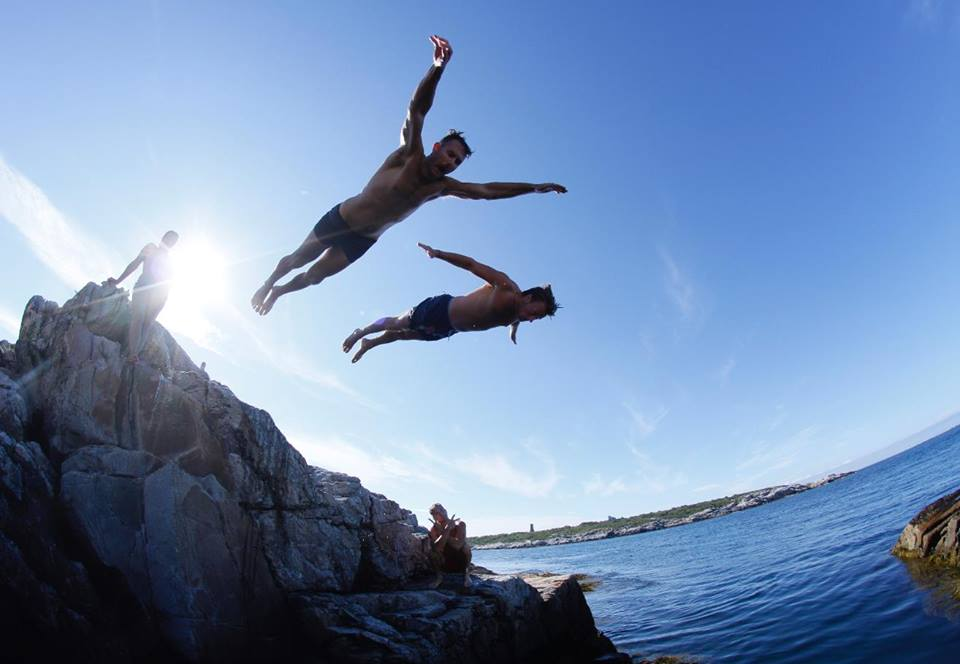
#> input picture pics/c3.jpg, 960 x 664 px
$ python remove.py --image pics/c3.jpg   (older library calls are emulated)
#> lines starting #> are read from the running program, lines starting #| are printed output that depends on the picture
### utils.py
from scipy.signal import convolve2d
from PIL import Image, ImageTk
from os import path
import numpy as np
import pickle
import cv2

############################################################
# Functions
############################################################

# [234 lines left out: functions backward_energy, carve, carve_seams, center, conv2, conv3 and 5 more, not called in this run]


def get_text_area(text, size, dtype, font=cv2.FONT_HERSHEY_SIMPLEX):
    """
    Given an input text area size, find optimal cv2 text size,
    and create new text area.

    text: text string
    size: tuple size of text area
    dtype: dtype of output text area image
    font: cv2 font type
    """
    h,w,d = 0,0,0
    text_area = None
    if len(size) == 2:
        h,w = size
        text_area = np.ones((h,w), dtype=dtype) * 255
    else:
        h,w,d = size
        text_area = np.ones((h,w,d), dtype=dtype) * 255

    # first determine a text size that fits
    sz = 1
    text_size = cv2.getTextSize(text, font, sz, 1)[0]
    while(text_size[0] >= w):
        sz -= 0.05
        text_size = cv2.getTextSize(text, font, sz, 1)[0]

    # now put text on image
    t_x = int((w-text_size[0])/2)
    t_y = int((h+text_size[1])/2)
    cv2.putText(text_area, text, (t_x,t_y), font,sz, (0,0,0), 1, cv2.LINE_AA)

    return text_area

# [163 lines left out: functions highlight, image_to_patches, insert, insert_seams, insert_val, L1 and 1 more, not called in this run]

def load_and_process_image(imagepath, max_height=400,
                            max_width=600, swap_channels=False):
    """
    Load and process an input image.

    imagepath: relative path to image file
    max_width: maximum desired width of output image
    max_height: maximum desired height of output image
    swap_channels: swap from BGR to RGB
    """
#> called with imagepath = 'pics/c3.jpg', max_height = 300, max_width = 500, swap_channels = False
    # Read in image
    image = np.array(cv2.imread(imagepath), dtype=np.uint8)
#> image is the input picture: shape (664, 960, 3); mean B, G, R 176.9, 139.7, 114

    # swap from BGR to RGB if necessary
    if swap_channels:
        b,g,r = cv2.split(image)
        image = cv2.merge([r,g,b])

    h,w,d = image.shape
#> h = 664; w = 960; d = 3

    if max_height == 0: max_height = 9e9
    if max_width == 0: max_width = 9e9

    # if height is too large...
    if h > max_height:
        ratio = max_height / h
#> ratio = 0.452
        h     = max_height
        w     = int(ratio * w)
#> w = 433
        image = scale(image, (w, h))

    # if width is too large
    if w > max_width:
        ratio = max_width / w
        w     = max_width
        h     = int(ratio * h)
        image = scale(image, (w, h))

    return image

# [131 lines left out: functions load_image_maps, make_image_grid, pre_process_multi, save_image_maps, not called in this run]

def scale(image, new_size):
    """
    Scale an image using bicubic interpolation.

    image: input image
    new_size: size of resized output image
    """
#> called with new_size = (433, 300)
    original = Image.fromarray(image)
    resized  = original.resize(new_size, Image.BICUBIC)
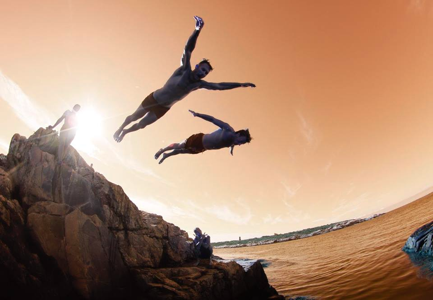
#> resized: PIL image 433x300 RGB; mean R, G, B 176.9, 139.7, 114
    return np.array(resized, dtype=image.dtype)

# [27 lines left out: functions transpose, update_seams, s_print_, not called in this run]

############################################################
# Classes
############################################################

class Singleton:
    """
    Singleton pattern from:
    https://stackoverflow.com/questions/31875/ ...
    is-there-a-simple-elegant-way-to-define-singletons
    """
    def __init__(self, decorated):
        self._decorated = decorated

    def Instance(self):
        try:
            return self._instance
        except AttributeError:
            self._instance = self._decorated()
        return self._instance

    def __call__(self):
        raise TypeError('Singletons must be accessed through `Instance()`.')

    def __instancecheck__(self, inst):
        return isinstance(inst, self._decorated)

@Singleton
class Printer(object):
    """
    Custom singleton printer class
    """
    def __init__(self):
        self.on = False

    def turnOn(self):
        self.on = True

    def turnOff(self):
        self.on = False

    def _print_(self, s, end='\n'):
        if self.on: print(s, end=end)

### seamcarver.py
from utils import *
import numpy as np

class SeamCarver(object):
    def __init__(self, image, imagepath,
                    use_forward_energy=False,
                    obj_remove_direction='horizontal',
                    verbose=False):

        # keep image name
#> called with imagepath = 'pics/c3.jpg', use_forward_energy = False, obj_remove_direction = 'horizontal', verbose = True
        self.image_name = imagepath.split('/')[-1].split('.')[0]

        # keep a copy of original image for comparison
        self.original = image
        self.image = image
        self.orig_h, self.orig_w, self.d = image.shape
#> self.orig_h = 300; self.orig_w = 433; self.d = 3

        # whether or not to use forward energy for energy map
        self.use_FE = use_forward_energy

        # if verbose, turn on printer singleton
        if verbose: Printer.Instance().turnOn()

        # constantfor object removal
        self.C = -1*1e5

        # number of seams for object removal. will be set when function is called
        self.n_restore_seams = 0

        # direction of seam removal for objects
        if obj_remove_direction not in ['vertical', 'horizontal']:
            raise ValueError('ERROR: Invalid entry for ' \
                                'object removal direction.')
        self.obj_remove_direction = obj_remove_direction

        # need to know of image has been transposed
        self.did_transpose = False

        # for multi-size images
        self.did_pre_process = False
        self.map_remove = None
        self.map_insert = None
        self.enlarged_image = None

    # remove seams from an image
    # [157 lines left out: functions carve_seams, insert_seams, content_amplify, resize, fast_resize_width, remove_object and 2 more, not called in this run]

    # helper function to transpose image if necessary
    def maybe_transpose(self):
        if self.did_transpose: self.image = transpose(self.image)

    # reset original image
    def reset_image(self, image):
        self.image = image
        self.original = image

### remove.py
from seamcarver import *
from utils import *

import numpy as np
import argparse
import cv2

done_drawing = True
x_, y_ = 0, 0
points = []
mask = None

# get all points on a line between two points
# [65 lines left out: functions get_points, draw, create_mask, not called in this run]

# dummy function for resetting cv2 mouse callback
def nothing(event,x,y,flags,param):
    pass

def main(args):
    global mask

    # Create SeamCarver
    image = load_and_process_image(args.image,
                                    max_height=300,
                                    max_width=500)
    sc = SeamCarver(image, args.image, verbose=True,
                    use_forward_energy=args.forward)

    # create cv2 named window to display images
    h,w,d = sc.image.shape
#> h = 300; w = 433; d = 3
    text_area_height = 50
    spacing = 16
    half = int(spacing / 2)

    # create mat
    orig = sc.image.copy()
    mat = np.ones((h+text_area_height,w,d), dtype=sc.image.dtype) * 255
    mat[:h,:,:] = orig
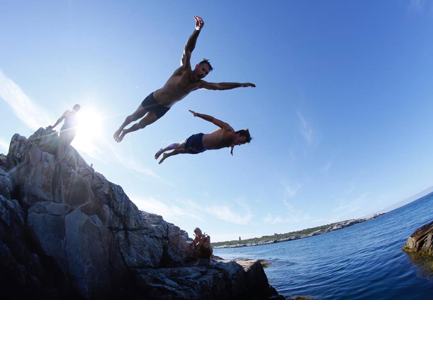
#> mat: shape (350, 433, 3); mean B, G, R 188.1, 156.1, 134.1

    # get text area, display it
    text = 'draw object mask using mouse. Press \'enter\' when finished.'
    text_area = get_text_area(text, (text_area_height,w,d), dtype=sc.image.dtype)
    mat[h:,:,:] = text_area

    # create window
    window_name = 'Object removal - %s' % sc.image_name
#> window_name = 'Object removal - c3'
    cv2.namedWindow(window_name)

    # set callback for drawing
    cv2.setMouseCallback(window_name, draw, (mat,h,orig))

    # while user has not drawn mask, display image, wait...
    while True:
        cv2.imshow(window_name, mat)
        if cv2.waitKey(1) == 13: break # 'Enter' key
#> (key q is pressed here)

    # no need to draw anymore, reset callback
    cv2.setMouseCallback(window_name, nothing)

    # create 'please wait...' text area
    text = 'removing object...'
    text_area = get_text_area(text, (text_area_height,w,d), dtype=sc.image.dtype)
    mat[h:,:,:] = text_area
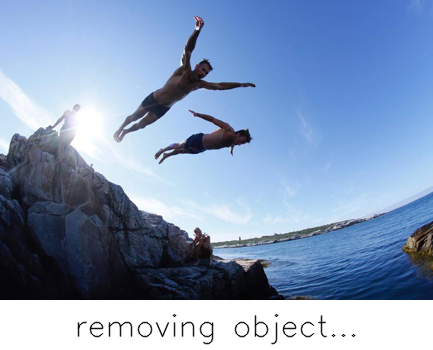
#> mat: shape (350, 433, 3); mean B, G, R 186.8, 154.9, 132.9

    # redisplay image with new text area
    cv2.imshow(window_name, mat)
    cv2.waitKey(1)

    # remove object
    sc.reset_image(orig)
#> (the run stopped early here; a loop or call above may not have finished)

$ run again, on pics/rocks.jpg
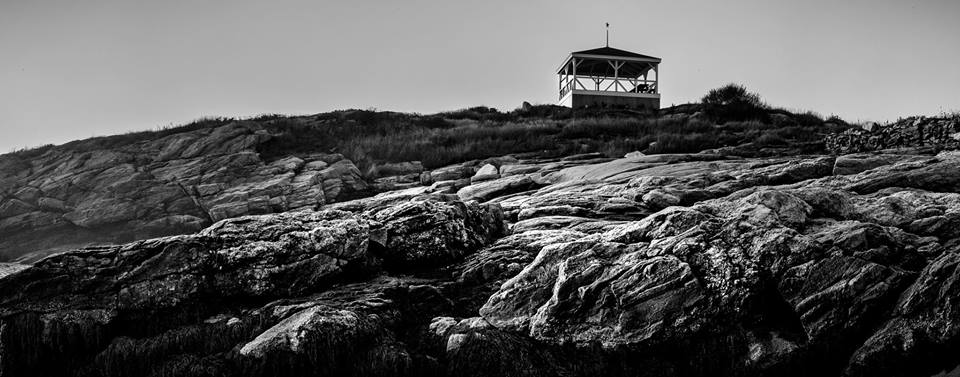
#> input picture pics/rocks.jpg, 960 x 377 px
#> in load_and_process_image, image is the input picture: shape (377, 960, 3); min 0, max 255, mean 87.9
#> resized: PIL image 500x196 RGB
#> in main, `mat[:h,:,:] = orig`:
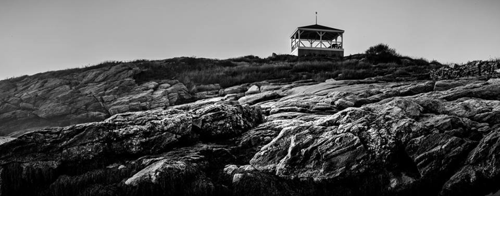
#> mat: shape (246, 500, 3); min 0, max 255, mean 121.9
#> window_name = 'Object removal - rocks'
#> in main, `mat[h:,:,:] = text_area`:
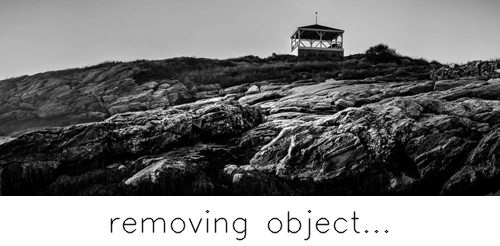
#> mat: shape (246, 500, 3); min 0, max 255, mean 120.3

$ run again, on pics/ruby.jpg
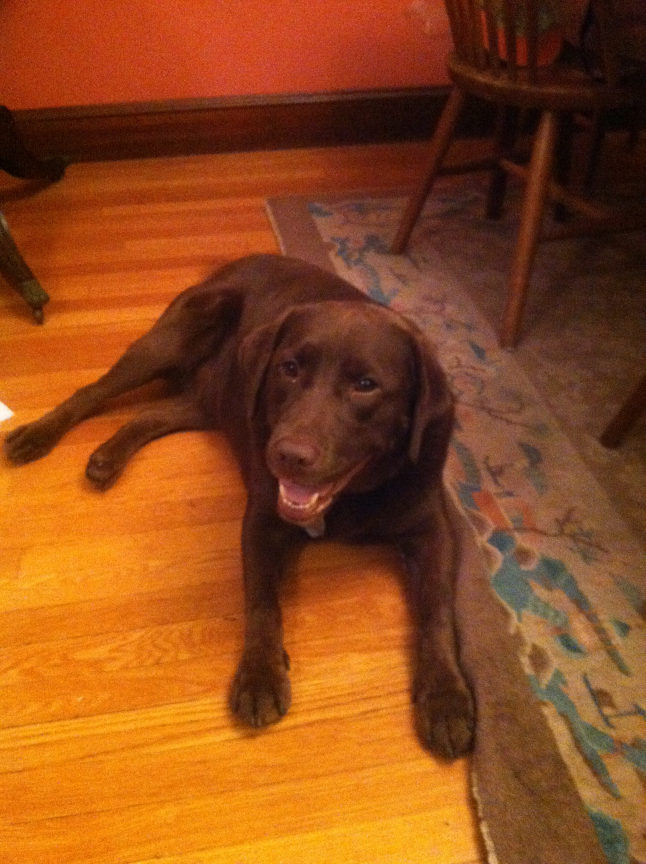
#> input picture pics/ruby.jpg, 1936 x 2592 px (shown at 1/3 size)
#> in load_and_process_image, image is the input picture: shape (2592, 1936, 3); mean B, G, R 27.9, 74, 141.8
#> in scale, `resized  = original.resize(new_size, Image.BICUBIC)`:
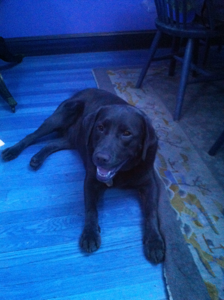
#> resized: PIL image 224x300 RGB; mean R, G, B 27.9, 74, 141.8
#> window_name = 'Object removal - ruby'
#> in main, `mat[h:,:,:] = text_area`:
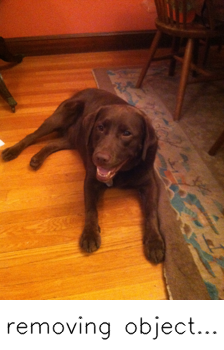
#> mat: shape (350, 224, 3); mean B, G, R 58.5, 98, 156.2

$ run again, on pics/c1.png
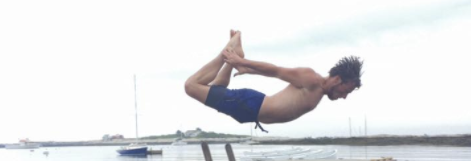
#> input picture pics/c1.png, 471 x 161 px
#> in load_and_process_image, image is the input picture: shape (161, 471, 3); mean B, G, R 229.5, 227.8, 227.1
#> in main, `mat[:h,:,:] = orig`:
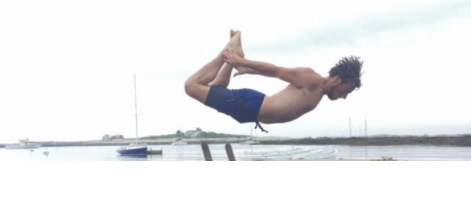
#> mat: shape (211, 471, 3); mean B, G, R 235.5, 234.2, 233.7
#> window_name = 'Object removal - c1'
#> in main, `mat[h:,:,:] = text_area`:
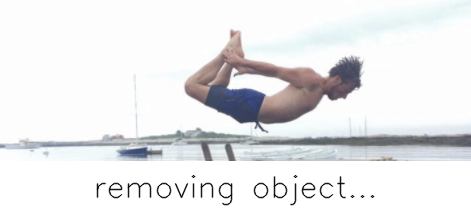
#> mat: shape (211, 471, 3); mean B, G, R 233.6, 232.3, 231.8
